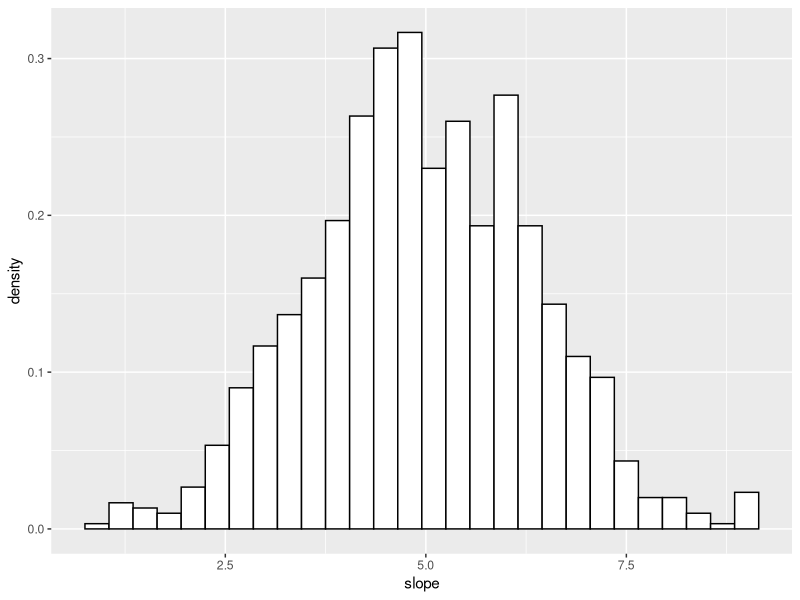
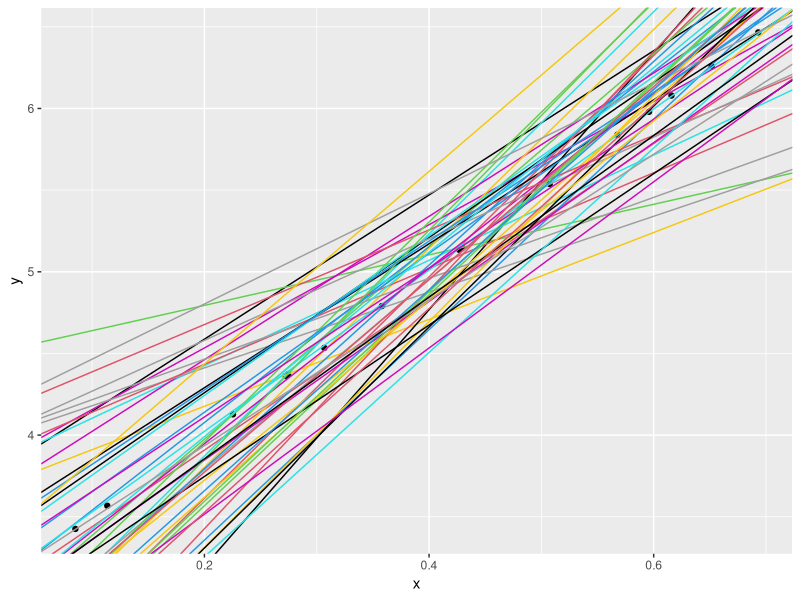
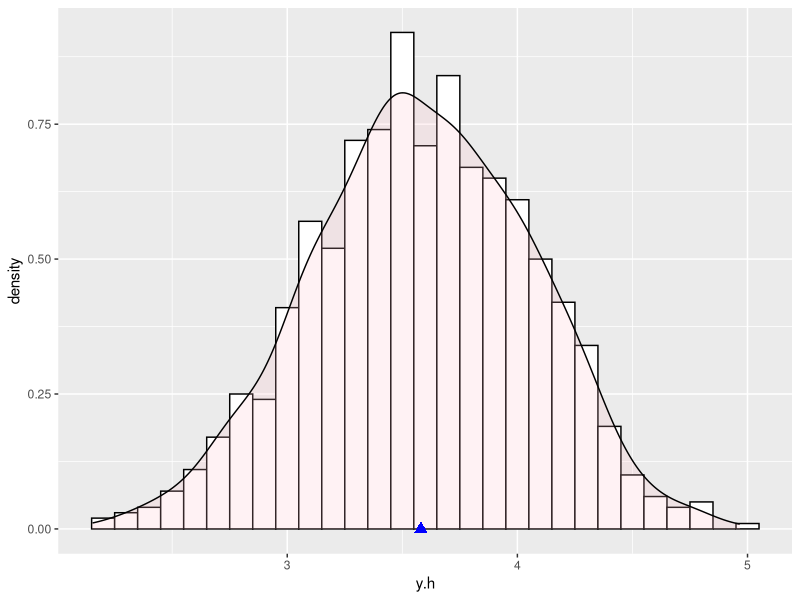

Recreate these plots in R, in order.
## ---- chunk 1
library(tidyverse)

n.sim = 1000 
sim.df = data.frame("index"=1:n.sim) %>% group_by(index)
set.seed(10) 
x_vals <- runif(15)

sim.df = sim.df %>%
  do("index"=.$index, "x"=x_vals, "err"=rnorm(15)) %>%
  do("index"=.$index, "x" = .$x, "y" = 3 + 5*.$x + .$err) %>%
  do("index"=.$index, "model" = lm(y~x, data=.))

sim.coefs = sim.df %>%
  do(data.frame("index"=.$index, "intercept" = coef(.$mod)[1], 
                "slope" = coef(.$mod)[2]))

ggplot(sim.coefs, aes(x=slope)) +
  geom_histogram(aes(y=..density..), colour="black", fill="white", binwidth = .3) #  +
  #stat_function(fun = density(sim.coefs$slope), fill = "#FF6666")
## ---- chunk 2
my.df = data.frame(x=x_vals, y=3+5*x_vals)
my.coefs = sim.coefs[sample(nrow(sim.coefs), 50),]

ggplot(data=my.df) +
  geom_point(aes(x=x, y=y)) +
  geom_abline(data=my.coefs, aes(slope=slope, intercept=intercept), color=1:50)

## ---- chunk 3
options(warn = -1)
x.h <- x_vals[13]

sim.coefs <- sim.coefs %>% mutate(y.h = intercept + slope*x.h)

ggplot(sim.coefs, aes(x=y.h)) +
  geom_histogram(aes(y=..density..), colour="black", fill="white", binwidth = .1) +
  geom_density(alpha=0.2, fill="pink") +
  geom_point(data = sim.coefs, aes(x=mean(y.h),y=0), shape=17, size = 3,color="blue")

(mean_y.h <- mean(sim.coefs$y.h))
(variance_y.h <- var(sim.coefs$y.h))
## ---- chunk 4
(theory.mean_yh <- 3+5*x.h)
(theory.variance_yh <- var(3+5*x_vals)*(1/length(x_vals) + (x.h-mean(x_vals))^2/sum((x_vals-mean(x_vals))^2)))
## ---- chunk 5
sim.coefs <- sim.coefs %>% mutate(sim_y.h = 3 + 5*x.h+rnorm(1))

